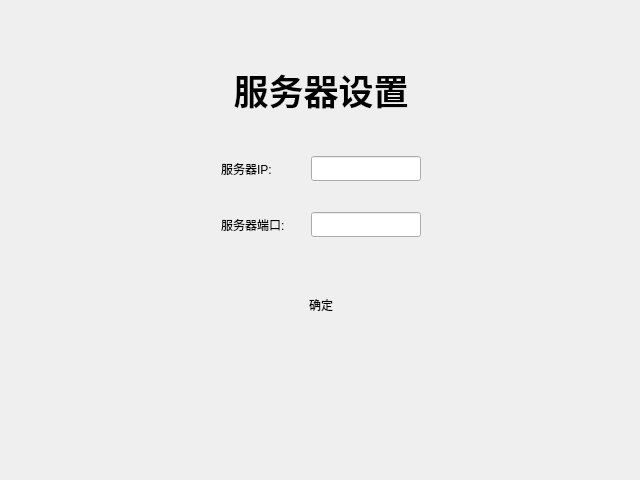
<?xml version="1.0" encoding="UTF-8"?>
<ui version="4.0">
 <class>Login</class>
 <widget class="QDialog" name="Login">
  <property name="geometry">
   <rect>
    <x>0</x>
    <y>0</y>
    <width>640</width>
    <height>480</height>
   </rect>
  </property>
  <property name="minimumSize">
   <size>
    <width>640</width>
    <height>480</height>
   </size>
  </property>
  <property name="windowTitle">
   <string>Dialog</string>
  </property>
  <layout class="QVBoxLayout" name="verticalLayout">
   <property name="spacing">
    <number>0</number>
   </property>
   <property name="leftMargin">
    <number>0</number>
   </property>
   <property name="topMargin">
    <number>0</number>
   </property>
   <property name="rightMargin">
    <number>0</number>
   </property>
   <property name="bottomMargin">
    <number>0</number>
   </property>
   <item>
    <widget class="TitleWidget" name="title_widget" native="true"/>
   </item>
   <item>
    <widget class="QStackedWidget" name="stackedWidget">
     <property name="currentIndex">
      <number>2</number>
     </property>
     <widget class="QWidget" name="login_page">
      <layout class="QVBoxLayout" name="verticalLayout_3">
       <item>
        <spacer name="verticalSpacer">
         <property name="orientation">
          <enum>Qt::Vertical</enum>
         </property>
         <property name="sizeHint" stdset="0">
          <size>
           <width>20</width>
           <height>33</height>
          </size>
         </property>
        </spacer>
       </item>
       <item>
        <widget class="QWidget" name="widget" native="true">
         <layout class="QHBoxLayout" name="horizontalLayout_3">
          <item>
           <spacer name="horizontalSpacer">
            <property name="orientation">
             <enum>Qt::Horizontal</enum>
            </property>
            <property name="sizeHint" stdset="0">
             <size>
              <width>103</width>
              <height>20</height>
             </size>
            </property>
           </spacer>
          </item>
          <item>
           <widget class="QWidget" name="widget_2" native="true">
            <layout class="QVBoxLayout" name="verticalLayout_2">
             <item>
              <widget class="QWidget" name="widget_6" native="true">
               <layout class="QHBoxLayout" name="horizontalLayout_4">
                <item>
                 <widget class="QLabel" name="label_3">
                  <property name="font">
                   <font>
                    <family>华文新魏</family>
                    <pointsize>26</pointsize>
                    <bold>true</bold>
                   </font>
                  </property>
                  <property name="text">
                   <string>登录</string>
                  </property>
                  <property name="alignment">
                   <set>Qt::AlignCenter</set>
                  </property>
                 </widget>
                </item>
               </layout>
              </widget>
             </item>
             <item>
              <widget class="QWidget" name="widget_3" native="true">
               <layout class="QGridLayout" name="gridLayout">
                <item row="2" column="0">
                 <widget class="QLabel" name="label_2">
                  <property name="text">
                   <string>密码:</string>
                  </property>
                 </widget>
                </item>
                <item row="0" column="2">
                 <widget class="QLineEdit" name="log_usr">
                  <property name="minimumSize">
                   <size>
                    <width>0</width>
                    <height>25</height>
                   </size>
                  </property>
                  <property name="font">
                   <font>
                    <family>Aharoni</family>
                    <pointsize>12</pointsize>
                    <bold>true</bold>
                   </font>
                  </property>
                  <property name="alignment">
                   <set>Qt::AlignCenter</set>
                  </property>
                 </widget>
                </item>
                <item row="2" column="2">
                 <widget class="QLineEdit" name="log_pwd">
                  <property name="minimumSize">
                   <size>
                    <width>0</width>
                    <height>25</height>
                   </size>
                  </property>
                  <property name="font">
                   <font>
                    <family>Aharoni</family>
                    <pointsize>12</pointsize>
                    <bold>true</bold>
                   </font>
                  </property>
                  <property name="alignment">
                   <set>Qt::AlignCenter</set>
                  </property>
                 </widget>
                </item>
                <item row="0" column="0">
                 <widget class="QLabel" name="label">
                  <property name="text">
                   <string>用户名:</string>
                  </property>
                 </widget>
                </item>
                <item row="0" column="1">
                 <spacer name="horizontalSpacer_4">
                  <property name="orientation">
                   <enum>Qt::Horizontal</enum>
                  </property>
                  <property name="sizeType">
                   <enum>QSizePolicy::Fixed</enum>
                  </property>
                  <property name="sizeHint" stdset="0">
                   <size>
                    <width>15</width>
                    <height>20</height>
                   </size>
                  </property>
                 </spacer>
                </item>
                <item row="1" column="0">
                 <spacer name="verticalSpacer_3">
                  <property name="orientation">
                   <enum>Qt::Vertical</enum>
                  </property>
                  <property name="sizeType">
                   <enum>QSizePolicy::Fixed</enum>
                  </property>
                  <property name="sizeHint" stdset="0">
                   <size>
                    <width>20</width>
                    <height>30</height>
                   </size>
                  </property>
                 </spacer>
                </item>
               </layout>
              </widget>
             </item>
             <item>
              <widget class="QWidget" name="widget_4" native="true">
               <layout class="QHBoxLayout" name="horizontalLayout_2">
                <item>
                 <spacer name="horizontalSpacer_11">
                  <property name="orientation">
                   <enum>Qt::Horizontal</enum>
                  </property>
                  <property name="sizeType">
                   <enum>QSizePolicy::Fixed</enum>
                  </property>
                  <property name="sizeHint" stdset="0">
                   <size>
                    <width>10</width>
                    <height>20</height>
                   </size>
                  </property>
                 </spacer>
                </item>
                <item>
                 <widget class="QCheckBox" name="rember_pwd">
                  <property name="font">
                   <font>
                    <family>新宋体</family>
                    <pointsize>12</pointsize>
                    <bold>true</bold>
                   </font>
                  </property>
                  <property name="text">
                   <string>记住密码</string>
                  </property>
                 </widget>
                </item>
                <item>
                 <spacer name="horizontalSpacer_3">
                  <property name="orientation">
                   <enum>Qt::Horizontal</enum>
                  </property>
                  <property name="sizeHint" stdset="0">
                   <size>
                    <width>40</width>
                    <height>20</height>
                   </size>
                  </property>
                 </spacer>
                </item>
                <item>
                 <widget class="QToolButton" name="log_register_btn">
                  <property name="font">
                   <font>
                    <family>新宋体</family>
                    <pointsize>12</pointsize>
                    <bold>true</bold>
                    <underline>true</underline>
                   </font>
                  </property>
                  <property name="styleSheet">
                   <string notr="true">color: rgb(212, 87, 29);</string>
                  </property>
                  <property name="text">
                   <string>没有账号,马上注册</string>
                  </property>
                  <property name="autoRaise">
                   <bool>true</bool>
                  </property>
                 </widget>
                </item>
                <item>
                 <spacer name="horizontalSpacer_12">
                  <property name="orientation">
                   <enum>Qt::Horizontal</enum>
                  </property>
                  <property name="sizeType">
                   <enum>QSizePolicy::Fixed</enum>
                  </property>
                  <property name="sizeHint" stdset="0">
                   <size>
                    <width>10</width>
                    <height>20</height>
                   </size>
                  </property>
                 </spacer>
                </item>
               </layout>
              </widget>
             </item>
             <item>
              <widget class="QWidget" name="widget_5" native="true">
               <layout class="QHBoxLayout" name="horizontalLayout">
                <item>
                 <widget class="QToolButton" name="login_btn">
                  <property name="minimumSize">
                   <size>
                    <width>200</width>
                    <height>50</height>
                   </size>
                  </property>
                  <property name="styleSheet">
                   <string notr="true">
font: 75 18pt &quot;新宋体&quot;;
color: rgb(0, 0, 0);</string>
                  </property>
                  <property name="text">
                   <string>登录</string>
                  </property>
                  <property name="autoRaise">
                   <bool>true</bool>
                  </property>
                 </widget>
                </item>
               </layout>
              </widget>
             </item>
             <item>
              <widget class="QWidget" name="widget_8" native="true">
               <property name="minimumSize">
                <size>
                 <width>0</width>
                 <height>15</height>
                </size>
               </property>
              </widget>
             </item>
            </layout>
           </widget>
          </item>
          <item>
           <spacer name="horizontalSpacer_2">
            <property name="orientation">
             <enum>Qt::Horizontal</enum>
            </property>
            <property name="sizeHint" stdset="0">
             <size>
              <width>102</width>
              <height>20</height>
             </size>
            </property>
           </spacer>
          </item>
         </layout>
        </widget>
       </item>
       <item>
        <spacer name="verticalSpacer_2">
         <property name="orientation">
          <enum>Qt::Vertical</enum>
         </property>
         <property name="sizeHint" stdset="0">
          <size>
           <width>20</width>
           <height>200</height>
          </size>
         </property>
        </spacer>
       </item>
      </layout>
     </widget>
     <widget class="QWidget" name="register_page">
      <layout class="QVBoxLayout" name="verticalLayout_5">
       <item>
        <spacer name="verticalSpacer_5">
         <property name="orientation">
          <enum>Qt::Vertical</enum>
         </property>
         <property name="sizeHint" stdset="0">
          <size>
           <width>20</width>
           <height>22</height>
          </size>
         </property>
        </spacer>
       </item>
       <item>
        <widget class="QWidget" name="widget_9" native="true">
         <layout class="QHBoxLayout" name="horizontalLayout_5">
          <item>
           <spacer name="horizontalSpacer_5">
            <property name="orientation">
             <enum>Qt::Horizontal</enum>
            </property>
            <property name="sizeHint" stdset="0">
             <size>
              <width>119</width>
              <height>20</height>
             </size>
            </property>
           </spacer>
          </item>
          <item>
           <widget class="QWidget" name="widget_10" native="true">
            <layout class="QVBoxLayout" name="verticalLayout_4">
             <item>
              <widget class="QWidget" name="widget_11" native="true">
               <layout class="QHBoxLayout" name="horizontalLayout_6">
                <property name="bottomMargin">
                 <number>0</number>
                </property>
                <item>
                 <widget class="QLabel" name="label_4">
                  <property name="font">
                   <font>
                    <family>华文新魏</family>
                    <pointsize>26</pointsize>
                    <bold>true</bold>
                   </font>
                  </property>
                  <property name="text">
                   <string>注册</string>
                  </property>
                  <property name="alignment">
                   <set>Qt::AlignCenter</set>
                  </property>
                 </widget>
                </item>
               </layout>
              </widget>
             </item>
             <item>
              <widget class="QWidget" name="widget_13" native="true">
               <layout class="QGridLayout" name="gridLayout_2">
                <property name="topMargin">
                 <number>0</number>
                </property>
                <property name="bottomMargin">
                 <number>0</number>
                </property>
                <item row="5" column="2">
                 <widget class="QLineEdit" name="reg_mail">
                  <property name="minimumSize">
                   <size>
                    <width>0</width>
                    <height>25</height>
                   </size>
                  </property>
                  <property name="font">
                   <font>
                    <family>宋体</family>
                   </font>
                  </property>
                  <property name="alignment">
                   <set>Qt::AlignCenter</set>
                  </property>
                 </widget>
                </item>
                <item row="4" column="2">
                 <widget class="QLineEdit" name="reg_phone">
                  <property name="minimumSize">
                   <size>
                    <width>0</width>
                    <height>25</height>
                   </size>
                  </property>
                  <property name="font">
                   <font>
                    <family>宋体</family>
                   </font>
                  </property>
                  <property name="alignment">
                   <set>Qt::AlignCenter</set>
                  </property>
                 </widget>
                </item>
                <item row="3" column="2">
                 <widget class="QLineEdit" name="reg_surepwd">
                  <property name="minimumSize">
                   <size>
                    <width>0</width>
                    <height>25</height>
                   </size>
                  </property>
                  <property name="font">
                   <font>
                    <family>宋体</family>
                   </font>
                  </property>
                  <property name="echoMode">
                   <enum>QLineEdit::Password</enum>
                  </property>
                  <property name="alignment">
                   <set>Qt::AlignCenter</set>
                  </property>
                 </widget>
                </item>
                <item row="4" column="0">
                 <widget class="QLabel" name="label_9">
                  <property name="text">
                   <string>手  机：</string>
                  </property>
                 </widget>
                </item>
                <item row="3" column="0">
                 <widget class="QLabel" name="label_8">
                  <property name="text">
                   <string>确定密码：</string>
                  </property>
                 </widget>
                </item>
                <item row="1" column="2">
                 <widget class="QLineEdit" name="reg_nickname">
                  <property name="minimumSize">
                   <size>
                    <width>0</width>
                    <height>25</height>
                   </size>
                  </property>
                  <property name="font">
                   <font>
                    <family>宋体</family>
                   </font>
                  </property>
                  <property name="alignment">
                   <set>Qt::AlignCenter</set>
                  </property>
                 </widget>
                </item>
                <item row="2" column="2">
                 <widget class="QLineEdit" name="reg_pwd">
                  <property name="minimumSize">
                   <size>
                    <width>0</width>
                    <height>25</height>
                   </size>
                  </property>
                  <property name="font">
                   <font>
                    <family>宋体</family>
                   </font>
                  </property>
                  <property name="echoMode">
                   <enum>QLineEdit::Password</enum>
                  </property>
                  <property name="alignment">
                   <set>Qt::AlignCenter</set>
                  </property>
                 </widget>
                </item>
                <item row="2" column="0">
                 <widget class="QLabel" name="label_7">
                  <property name="text">
                   <string>密  码：</string>
                  </property>
                 </widget>
                </item>
                <item row="0" column="0">
                 <widget class="QLabel" name="label_5">
                  <property name="text">
                   <string>用户名：</string>
                  </property>
                 </widget>
                </item>
                <item row="5" column="0">
                 <widget class="QLabel" name="label_10">
                  <property name="text">
                   <string>邮  箱：</string>
                  </property>
                 </widget>
                </item>
                <item row="0" column="2">
                 <widget class="QLineEdit" name="reg_usr">
                  <property name="minimumSize">
                   <size>
                    <width>0</width>
                    <height>25</height>
                   </size>
                  </property>
                  <property name="font">
                   <font>
                    <family>宋体</family>
                   </font>
                  </property>
                  <property name="alignment">
                   <set>Qt::AlignCenter</set>
                  </property>
                 </widget>
                </item>
                <item row="0" column="1">
                 <spacer name="horizontalSpacer_6">
                  <property name="orientation">
                   <enum>Qt::Horizontal</enum>
                  </property>
                  <property name="sizeType">
                   <enum>QSizePolicy::Fixed</enum>
                  </property>
                  <property name="sizeHint" stdset="0">
                   <size>
                    <width>15</width>
                    <height>20</height>
                   </size>
                  </property>
                 </spacer>
                </item>
                <item row="1" column="0">
                 <widget class="QLabel" name="label_6">
                  <property name="text">
                   <string>昵  称：</string>
                  </property>
                 </widget>
                </item>
               </layout>
              </widget>
             </item>
             <item>
              <widget class="QWidget" name="widget_15" native="true">
               <layout class="QHBoxLayout" name="horizontalLayout_8">
                <property name="topMargin">
                 <number>0</number>
                </property>
                <item>
                 <widget class="QToolButton" name="register_btn">
                  <property name="minimumSize">
                   <size>
                    <width>200</width>
                    <height>50</height>
                   </size>
                  </property>
                  <property name="styleSheet">
                   <string notr="true">
font: 75 18pt &quot;新宋体&quot;;
color: rgb(0, 0, 0);</string>
                  </property>
                  <property name="text">
                   <string>注册</string>
                  </property>
                  <property name="autoRaise">
                   <bool>true</bool>
                  </property>
                 </widget>
                </item>
               </layout>
              </widget>
             </item>
             <item>
              <widget class="QWidget" name="widget_16" native="true">
               <property name="minimumSize">
                <size>
                 <width>0</width>
                 <height>15</height>
                </size>
               </property>
              </widget>
             </item>
            </layout>
           </widget>
          </item>
          <item>
           <spacer name="horizontalSpacer_8">
            <property name="orientation">
             <enum>Qt::Horizontal</enum>
            </property>
            <property name="sizeHint" stdset="0">
             <size>
              <width>118</width>
              <height>20</height>
             </size>
            </property>
           </spacer>
          </item>
         </layout>
        </widget>
       </item>
       <item>
        <spacer name="verticalSpacer_4">
         <property name="orientation">
          <enum>Qt::Vertical</enum>
         </property>
         <property name="sizeHint" stdset="0">
          <size>
           <width>20</width>
           <height>100</height>
          </size>
         </property>
        </spacer>
       </item>
      </layout>
     </widget>
     <widget class="QWidget" name="set_page">
      <widget class="QWidget" name="widget_12" native="true">
       <property name="geometry">
        <rect>
         <x>10</x>
         <y>30</y>
         <width>622</width>
         <height>361</height>
        </rect>
       </property>
       <layout class="QHBoxLayout" name="horizontalLayout_7">
        <item>
         <spacer name="horizontalSpacer_7">
          <property name="orientation">
           <enum>Qt::Horizontal</enum>
          </property>
          <property name="sizeHint" stdset="0">
           <size>
            <width>119</width>
            <height>20</height>
           </size>
          </property>
         </spacer>
        </item>
        <item>
         <widget class="QWidget" name="widget_14" native="true">
          <layout class="QVBoxLayout" name="verticalLayout_6">
           <item>
            <widget class="QWidget" name="widget_17" native="true">
             <layout class="QHBoxLayout" name="horizontalLayout_9">
              <item>
               <widget class="QLabel" name="label_11">
                <property name="font">
                 <font>
                  <family>华文新魏</family>
                  <pointsize>26</pointsize>
                  <bold>true</bold>
                 </font>
                </property>
                <property name="text">
                 <string>服务器设置</string>
                </property>
                <property name="alignment">
                 <set>Qt::AlignCenter</set>
                </property>
               </widget>
              </item>
             </layout>
            </widget>
           </item>
           <item>
            <widget class="QWidget" name="widget_18" native="true">
             <layout class="QGridLayout" name="gridLayout_3">
              <item row="0" column="1">
               <spacer name="horizontalSpacer_9">
                <property name="orientation">
                 <enum>Qt::Horizontal</enum>
                </property>
                <property name="sizeType">
                 <enum>QSizePolicy::Fixed</enum>
                </property>
                <property name="sizeHint" stdset="0">
                 <size>
                  <width>20</width>
                  <height>20</height>
                 </size>
                </property>
               </spacer>
              </item>
              <item row="0" column="2">
               <widget class="QLineEdit" name="address_server">
                <property name="minimumSize">
                 <size>
                  <width>0</width>
                  <height>25</height>
                 </size>
                </property>
                <property name="font">
                 <font>
                  <family>宋体</family>
                 </font>
                </property>
                <property name="alignment">
                 <set>Qt::AlignCenter</set>
                </property>
               </widget>
              </item>
              <item row="0" column="0">
               <widget class="QLabel" name="label_15">
                <property name="text">
                 <string>服务器IP:</string>
                </property>
               </widget>
              </item>
              <item row="2" column="2">
               <widget class="QLineEdit" name="port_server">
                <property name="minimumSize">
                 <size>
                  <width>0</width>
                  <height>25</height>
                 </size>
                </property>
                <property name="font">
                 <font>
                  <family>宋体</family>
                 </font>
                </property>
                <property name="alignment">
                 <set>Qt::AlignCenter</set>
                </property>
               </widget>
              </item>
              <item row="2" column="0">
               <widget class="QLabel" name="label_17">
                <property name="text">
                 <string>服务器端口:</string>
                </property>
               </widget>
              </item>
              <item row="1" column="0">
               <spacer name="verticalSpacer_8">
                <property name="orientation">
                 <enum>Qt::Vertical</enum>
                </property>
                <property name="sizeType">
                 <enum>QSizePolicy::Fixed</enum>
                </property>
                <property name="sizeHint" stdset="0">
                 <size>
                  <width>20</width>
                  <height>25</height>
                 </size>
                </property>
               </spacer>
              </item>
             </layout>
            </widget>
           </item>
           <item>
            <widget class="QWidget" name="widget_19" native="true">
             <layout class="QHBoxLayout" name="horizontalLayout_10">
              <item>
               <widget class="QToolButton" name="set_ok_btn">
                <property name="minimumSize">
                 <size>
                  <width>200</width>
                  <height>50</height>
                 </size>
                </property>
                <property name="styleSheet">
                 <string notr="true">
font: 75 18pt &quot;新宋体&quot;;
color: rgb(0, 0, 0);</string>
                </property>
                <property name="text">
                 <string>确定</string>
                </property>
                <property name="autoRaise">
                 <bool>true</bool>
                </property>
               </widget>
              </item>
             </layout>
            </widget>
           </item>
           <item>
            <widget class="QWidget" name="widget_20" native="true">
             <property name="maximumSize">
              <size>
               <width>16777215</width>
               <height>20</height>
              </size>
             </property>
            </widget>
           </item>
          </layout>
         </widget>
        </item>
        <item>
         <spacer name="horizontalSpacer_10">
          <property name="orientation">
           <enum>Qt::Horizontal</enum>
          </property>
          <property name="sizeHint" stdset="0">
           <size>
            <width>118</width>
            <height>20</height>
           </size>
          </property>
         </spacer>
        </item>
       </layout>
      </widget>
     </widget>
    </widget>
   </item>
  </layout>
 </widget>
 <customwidgets>
  <customwidget>
   <class>TitleWidget</class>
   <extends>QWidget</extends>
   <header location="global">selfwidget/titlewidget.h</header>
   <container>1</container>
  </customwidget>
 </customwidgets>
 <tabstops>
  <tabstop>address_server</tabstop>
  <tabstop>port_server</tabstop>
  <tabstop>log_usr</tabstop>
  <tabstop>log_pwd</tabstop>
  <tabstop>rember_pwd</tabstop>
  <tabstop>log_register_btn</tabstop>
  <tabstop>reg_usr</tabstop>
  <tabstop>reg_nickname</tabstop>
  <tabstop>reg_pwd</tabstop>
  <tabstop>reg_surepwd</tabstop>
  <tabstop>reg_phone</tabstop>
  <tabstop>reg_mail</tabstop>
  <tabstop>register_btn</tabstop>
 </tabstops>
 <resources/>
 <connections/>
</ui>
